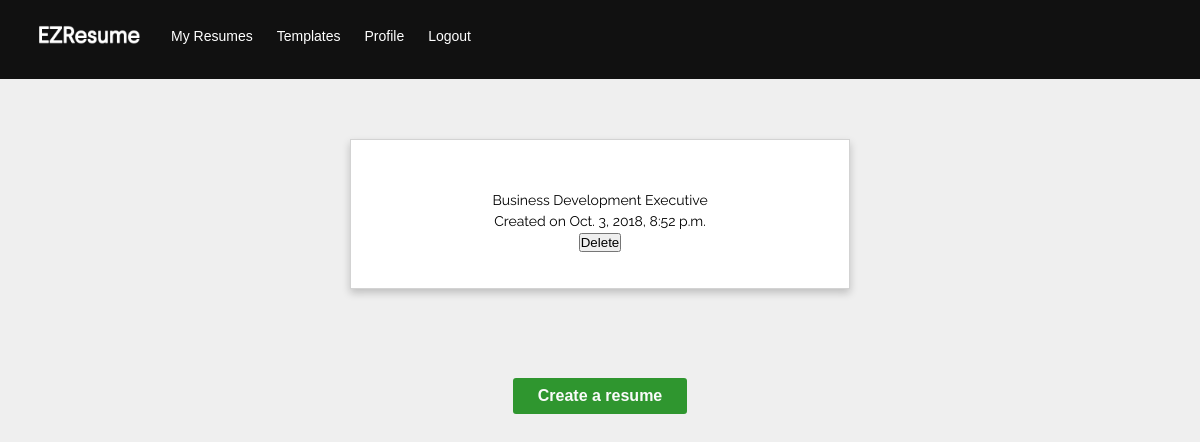
/app/ (signed in), run on an earlier commit of the app's database.
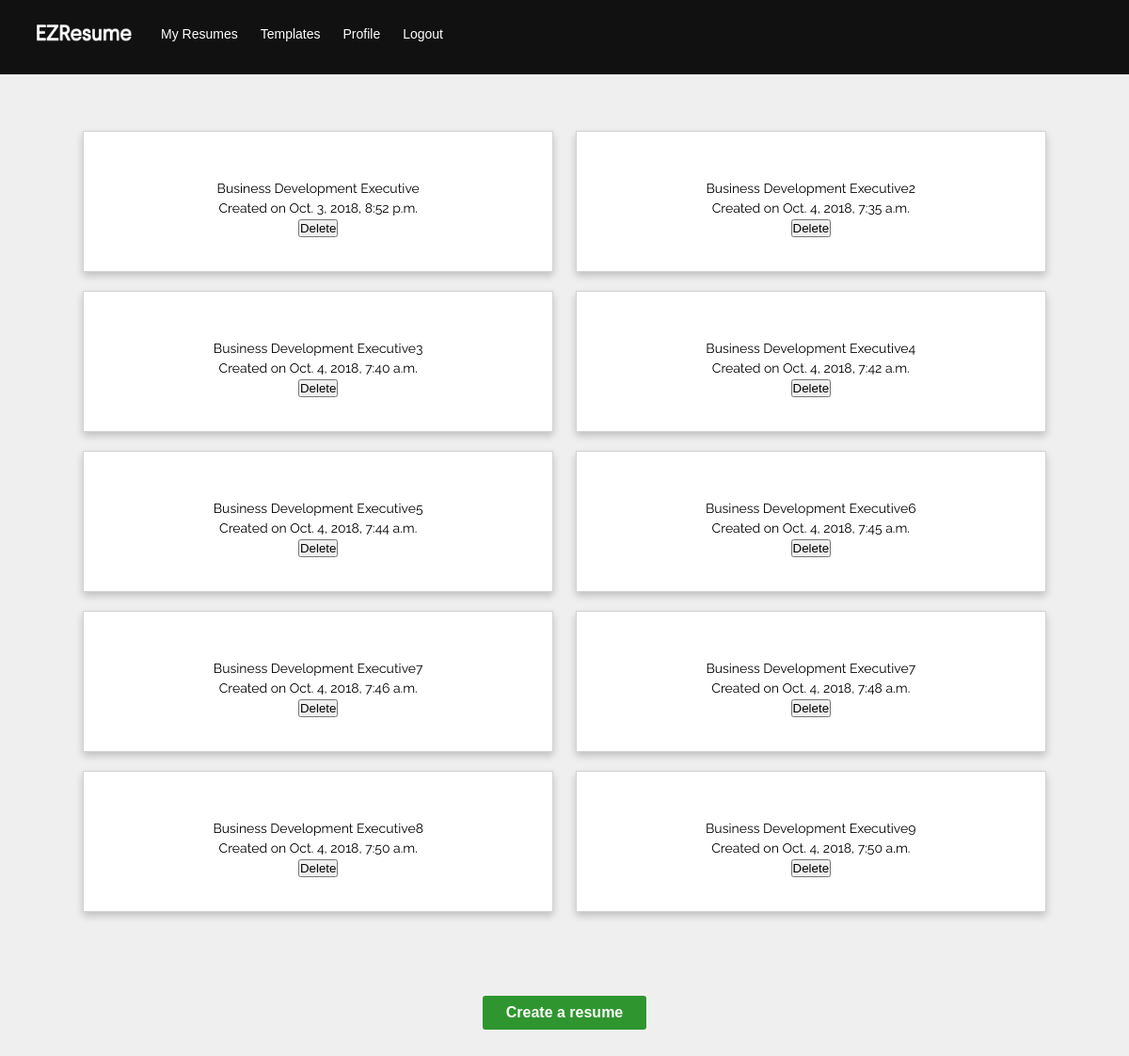
And on a later commit of the database.
### resumes/models.py (models this page shows, shortened)
class Resume(models.Model):
    name = models.CharField(max_length=255)
    created_at = models.DateTimeField(auto_now_add=True, editable=False)
    updated_at = models.DateTimeField(auto_now=True)
    user = models.ForeignKey(User, on_delete=models.CASCADE)

### resumes/views.py (the view)
# urls.py: path('', views.my_resumes, name='my-resumes'),
@login_required()
def my_resumes(request):
    resumes = Resume.objects.all()
    return render(request, 'resumes/my_resumes.html', {'resumes': resumes})

### resumes/templates/resumes/my_resumes.html (shortened to what this page needs)
{% extends 'resumes/layout.html' %}
{% load static %}
{% block content %}
    <div class="wrapper">
    {% for resume in resumes %}
       <div class="resume-box">
            <div class="container">
                <p>{{ resume.name }}</p>
                <p>Created on {{ resume.created_at }}</p>
                <form action="{% url 'resumes:delete-resume' pk=resume.id %}">
                    <input type="submit" value="Delete" />
                </form>
            </div>
        </div>
    {% empty %}
        <div class="empty-state-box">
            <img src="{% static 'resumes/images/resume-empty-icon.png' %}" class="centered">
            <p class="empty-state-text"><b>You currently don't have any resumes.</b><br>Create one and
                start building your very first resume</p>
        </div>
    {% endfor %}
    <div class="button-box">
        <a href="{% url 'resumes:create-resume' %}" class="button">Create a resume</a>
    </div>
    </div>
{% endblock %}

### resumes/templates/resumes/layout.html (shortened to what this page needs)
{% load static %}
<!DOCTYPE html>
<html>
<head>
    <link rel="stylesheet" href="{% static 'resumes/css/main.css' %}">
</head>
<body>
	<header>
        <div class="header">
            <a href="{% url 'resumes:my-resumes' %}"><img src="{% static 'resumes/images/logo.png' %}" class="logo"></a>
                <div class="header-left">
                    <a href="{% url 'resumes:my-resumes' %}">My Resumes</a>
                    <a href="#">Templates</a>
                    <a href="{% url 'resumes:update-profile' %}">Profile</a>
                    <a href="{% url 'logout' %}">Logout</a>
                </div>
        </div>
    </header>
    <div class="main-content">
    {% block content %}{% endblock %}
    </div>
</body>
</html>

### resumes/static/resumes/css/main.css (style rules this page uses)
* { margin: 0; padding: 0; box-sizing: border-box; }
html { background-color: #efefef; }
body { font:14px/1.5 'Raleway', sans-serif; margin:0; }
.header { overflow: hidden; background-color: #111111; padding: 10px 20px; }
.header a { font-family: 'Montserrat Medium', sans-serif; float: left; color: white; padding: 12px; text-decoration: none; font-size: 14px; line-height: 28px; border-radius: 4px; }
.header .logo { width: 115px; height: auto; }
.header-left { float: left; }
.main-content { margin-bottom: 75px; text-align: center; }
.button { text-decoration: none; font: bold 14px/1 'Raleway-Medium', sans-serif; color: white; background-color: green; padding: 10px 25px; border-radius: 3px; opacity: 0.8; font-size: 16px; display: inline-block; margin: 4px; outline: none; transition: 0.2s ease; }
.button-box { display: block; padding-top: 75px; }
.wrapper { text-align: center; padding-top: 50px; }
.resume-box { box-shadow: 0 4px 8px 0 rgba(0,0,0,0.2); transition: 0.2s; height: 150px; width: 500px; display: inline-block; border: 1px solid lightgray; margin: 10px; background-color: white; }
.container { padding: 50px; }

What changed in the data, as far as the page shows it:
added Resume: name "Business Development Executive2", created_at "Oct. 4, 2018, 7:35 a.m."
added Resume: name "Business Development Executive3", created_at "Oct. 4, 2018, 7:40 a.m."
added Resume: name "Business Development Executive4", created_at "Oct. 4, 2018, 7:42 a.m."
added Resume: name "Business Development Executive5", created_at "Oct. 4, 2018, 7:44 a.m."
added Resume: name "Business Development Executive6", created_at "Oct. 4, 2018, 7:45 a.m."
added Resume: name "Business Development Executive7", created_at "Oct. 4, 2018, 7:46 a.m."
added Resume: name "Business Development Executive7", created_at "Oct. 4, 2018, 7:48 a.m."
added Resume: name "Business Development Executive8", created_at "Oct. 4, 2018, 7:50 a.m."
added Resume: name "Business Development Executive9", created_at "Oct. 4, 2018, 7:50 a.m."
